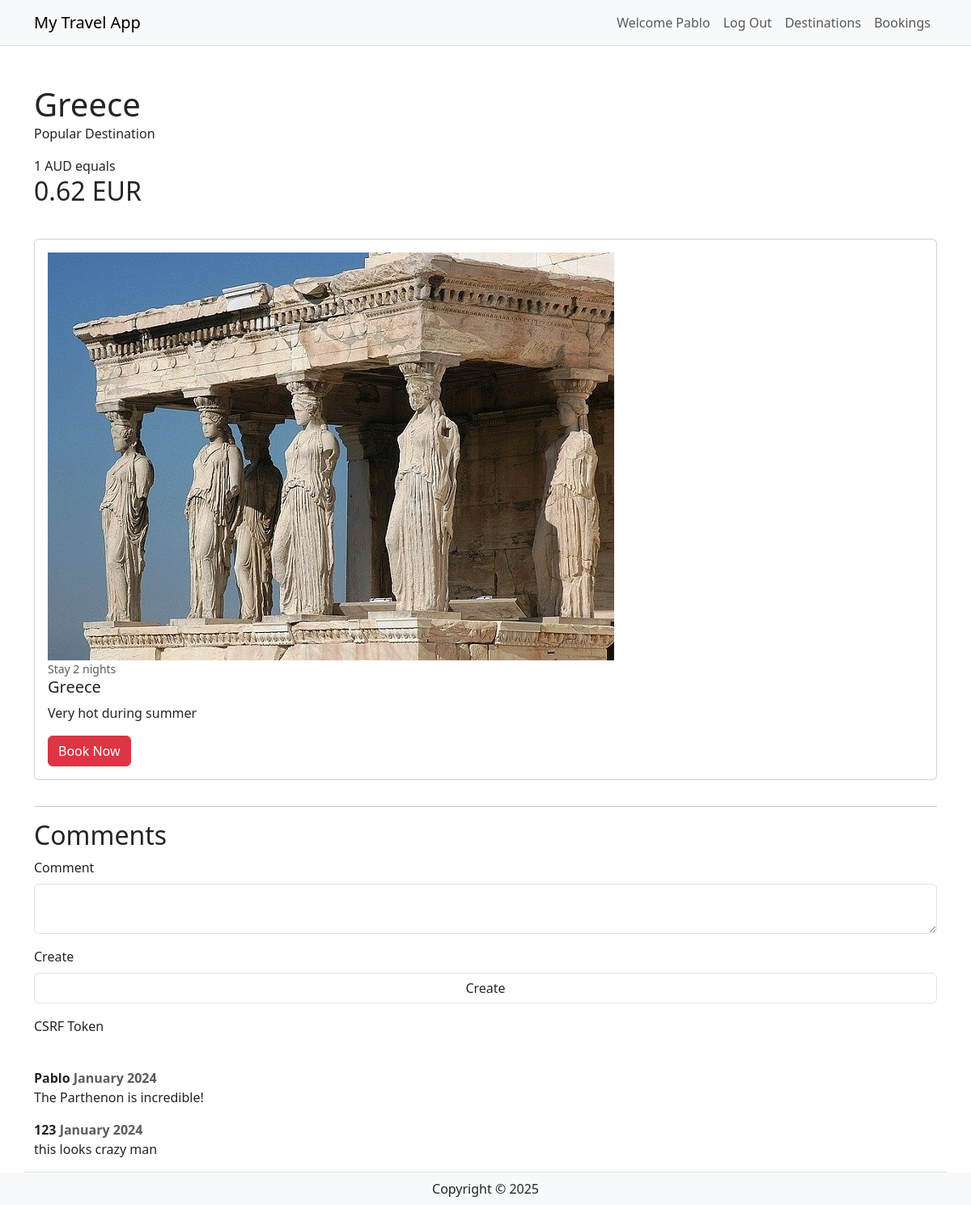
The app's page /destinations/1 (signed in) with its own data.
### travel/models.py (models this page shows, shortened)
class User(db.Model, UserMixin):
    __tablename__ = 'users' # good practice to specify table name
    id = db.Column(db.Integer, primary_key=True)
    name = db.Column(db.String(100), index=True, unique=True, nullable=False)
    emailid = db.Column(db.String(100), index=True, nullable=False)
    password_hash = db.Column(db.String(255), nullable=False)
    comments = db.relationship('Comment', backref='user')

class Destination(db.Model):
    __tablename__ = 'destinations'
    id = db.Column(db.Integer, primary_key=True)
    name = db.Column(db.String(80))
    description = db.Column(db.String(200))
    image = db.Column(db.String(400))
    currency = db.Column(db.String(3))
    comments = db.relationship('Comment', backref='destination')

class Comment(db.Model):
    __tablename__ = 'comments'
    id = db.Column(db.Integer, primary_key=True)
    text = db.Column(db.String(400))
    created_at = db.Column(db.DateTime, default=datetime.now())
    user_id = db.Column(db.Integer, db.ForeignKey('users.id'))
    destination_id = db.Column(db.Integer, db.ForeignKey('destinations.id'))

### travel/destinations.py (the view)
@destbp.route('/<id>')
def show(id):
    destination = db.session.scalar(db.select(Destination).where(Destination.id==id))
    form = CommentForm()
    return render_template('destinations/show.html', destination=destination, form=form)

### travel/forms.py
class CommentForm(FlaskForm):
  text = TextAreaField('Comment', [InputRequired()])
  submit = SubmitField('Create')

### travel/templates/destinations/show.html
{% extends 'base.html' %}
{% from 'bootstrap5/form.html' import render_form %}
{% block content %}
<div class="container">
    <div class="row mt-5 mb-3">
      <div class="col-md-12">
        <div class="float-left">
          <h1 class="mb-0">{{ destination.name }}</h1>
          <p>Popular Destination</p>
        </div>
        <div class="float-right text-right">
          <p class="mb-0">1 AUD equals</p>
          <h2 id="exchange-rate">0.62 {{ destination.currency }}</h1>
        </div>
      </div>
    </div>
    <div class="row">
      <div class="col-md-12">
        <div class="card my-3">
          <div class="card-body">
            <div class="media">
              <img class="align-self-start mr-3" src="{{ destination.image }}">
              <div class="media-body">
                <small class="font-weight-bold text-muted">Stay 2 nights</small>
                <h5 class="mt-0">{{ destination.name }}</h5>
                <p>{{ destination.description }}</p>
                <a href="#" class="btn btn-danger">Book Now</a>
              </div>
            </div>
          </div>
        </div>
      </div>
    </div>
    <hr>
    <div class="row">
      <div class="col-md-12">
        <h2>Comments</h1>
      </div>
    </div>
    <div class="row border-bottom">
<form method="POST" action="{{ url_for('destination.comment', id=destination.id) }}">
    {{ render_form(form) }}
</form>
      {% for comment in destination.comments %}
      <div class="col-md-12">
        <b>{{ comment.user.name }} <span class="ml-2 text-muted">January 2024</span></b>
        <p>{{ comment.text }}</p>
      </div>
      {% endfor %}
    </div>
  </div>
{% endblock %}

### travel/templates/base.html (shortened to what this page needs)
<html>
<head>
   <link href="https://cdn.jsdelivr.net/npm/bootstrap@5.3.2/dist/css/bootstrap.min.css" rel="stylesheet">
</head>
<body>
   <header class="bg-light border-bottom">
      <nav class="navbar navbar-expand-lg navbar-light bg-light">
         <div class="container">
            <a href="/" class="navbar-brand">My Travel App</a>
            <div class="collapse navbar-collapse justify-content-end" id="navbarSupportedContent">
               <div class="navbar-nav ml-auto">
                  {% if current_user.is_authenticated %}
                     <a class="nav-item nav-link disabled text-muted" href="#">Welcome {{current_user.name}}</a>
                     <a class="nav-item nav-link" href="{{ url_for('auth.logout') }}">Log Out</a>
                  {% else %}
                     <a class="nav-item nav-link" href="{{ url_for('auth.register') }}">Register</a>
                     <a class="nav-item nav-link" href="{{ url_for('auth.login') }}">Log In</a>
                  {% endif %}
                  <a class="nav-item nav-link" href="{{ url_for('destination.create') }}">Destinations</a>
                  <a class="nav-item nav-link" href="#">Bookings</a>
               </div>
            </div>
         </div>
      </nav>
   </header>
   {% block content %}
   {% endblock %}
    <footer class="footer">
        <div class="text-center py-2 bg-light">
            <span class="text-dark">Copyright &copy; {{ year }}</span>
        </div>
    </footer>
   </body>
</html>

### records on screen
User: name "Pablo"
Destination: name "Greece", currency "EUR", image (picture), description "Very hot during summer"
Comment: user.name "Pablo", text "The Parthenon is incredible!"
Comment: user.name "123", text "this looks crazy man"

### other values on screen
{{ field.label(class="form-label") }} "Comment" "Create" "CSRF Token"
